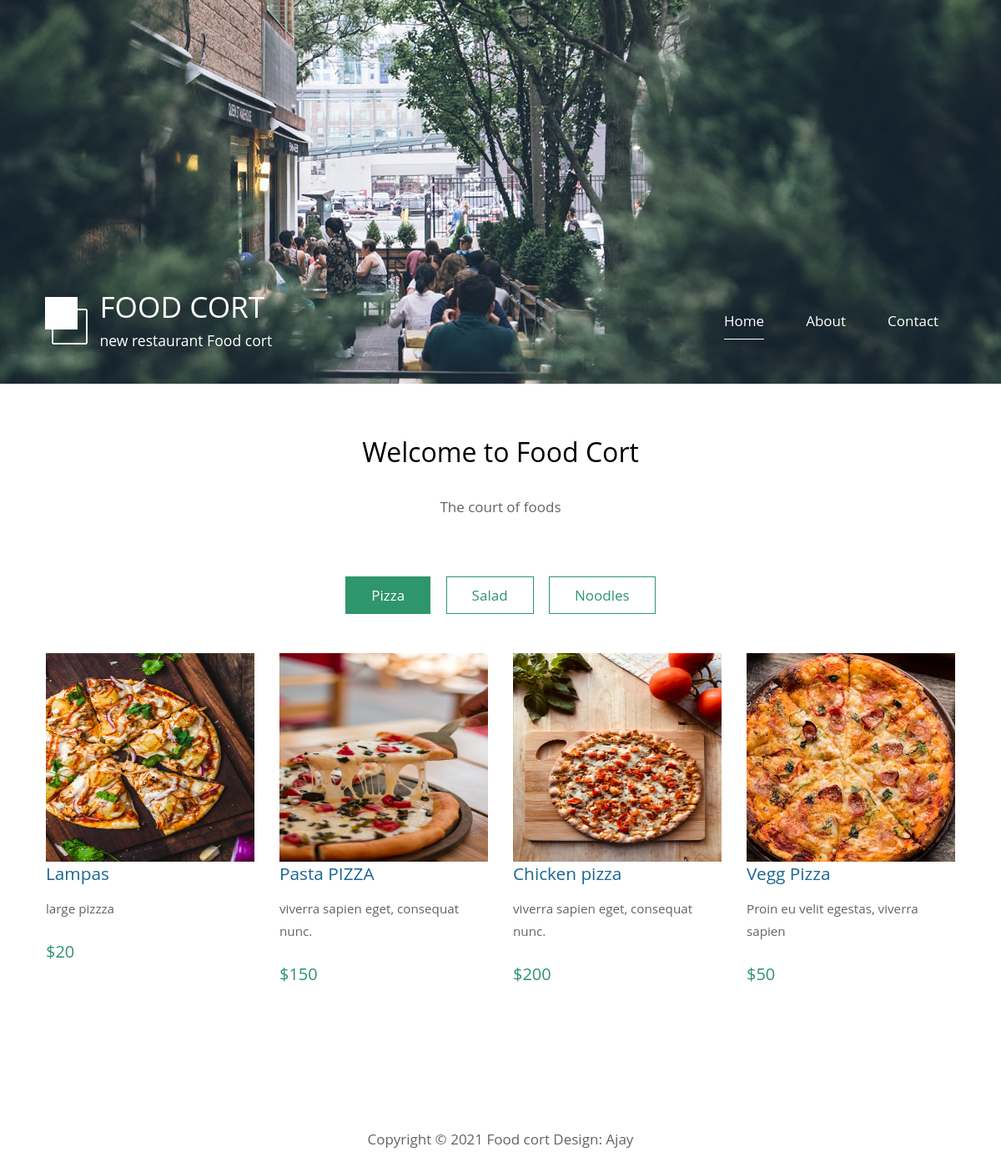
The page / on the database its author committed.
### newapp/models.py (models this page shows)
class food(models.Model):
    name=models.CharField(max_length=50)
    img=models.ImageField(upload_to='foods')
    desc=models.TextField()
    price=models.IntegerField()

### newapp/views.py (the view)
# urls.py: url('^$',views.fun,name='fun')
def fun(request):
    obj=food.objects.all()
    return render(request,"index.html",{'results':obj})

### templates/index.html (shortened to what this page needs)
{% load static %}
<html>
<head>
	<link href="{% static 'css/templatemo-style.css'%}" rel="stylesheet" />
</head>
<body>
	<div class="container">
		<div class="placeholder">
			<div class="parallax-window" data-parallax="scroll" data-image-src="img/simple-house-01.jpg">
				<div class="tm-header">
					<div class="row tm-header-inner">
						<div class="col-md-6 col-12">
							<img src="{% static 'img/simple-house-logo.png'%}" alt="Logo" class="tm-site-logo" />
							<div class="tm-site-text-box">
								<h1 class="tm-site-title">FOOD CORT</h1>
								<h6 class="tm-site-description">new restaurant Food cort</h6>
							</div>
						</div>
						<nav class="col-md-6 col-12 tm-nav">
							<ul class="tm-nav-ul">
								<li class="tm-nav-li"><a href="index.html" class="tm-nav-link active">Home</a></li>
								<li class="tm-nav-li"><a href="about.html" class="tm-nav-link">About</a></li>
								<li class="tm-nav-li"><a href="contact.html" class="tm-nav-link">Contact</a></li>
							</ul>
						</nav>
					</div>
				</div>
			</div>
		</div>
        <main>
			<header class="row tm-welcome-section">
				<h2 class="col-12 text-center tm-section-title">Welcome to Food Cort</h2>
				<p class="col-12 text-center">The court of foods</p>
			</header>
            <div class="tm-paging-links">
				<nav>
					<ul>
						<li class="tm-paging-item"><a href="#" class="tm-paging-link active">Pizza</a></li>
						<li class="tm-paging-item"><a href="#" class="tm-paging-link">Salad</a></li>
						<li class="tm-paging-item"><a href="#" class="tm-paging-link">Noodles</a></li>
					</ul>
				</nav>
			</div>
            <div class="row tm-gallery">
				<div id="tm-gallery-page-pizza" class="tm-gallery-page">
					{% for result in results %}
					   <div class="col-lg-3 col-md-4 col-sm-6 col-12 tm-gallery-item">
						   <figure>
							   <img src={{result.img.url}} align="center" alt="" height="250" width="250"/>
							     <figcaption>
								    <h4 class="tm-gallery-title">{{result.name}}</h4>
								    <p class="tm-gallery-description">{{result.desc}}</p>
								    <p class="tm-gallery-price">${{result.price}}</p>
							     </figcaption>
						   </figure>
					   </div>
					{% endfor %}
			    </div>
		</main>
		<footer class="tm-footer text-center">
			<p>Copyright &copy; 2021 Food cort
				Design: Ajay</p>
		</footer>
	</div>
</body>
</html>

### static/css/templatemo-style.css (style rules this page uses)
ul, nav, body, h1, h2, h4, h6, p, figure { margin: 0; padding: 0; }
a, button { transition: all 0.3s ease; }
html { box-sizing: border-box; -ms-overflow-style: scrollbar; }
*, *::before, *::after { box-sizing: inherit; }
.container { width: 100%; max-width: 1200px; margin-right: auto; margin-left: auto; }
.row { display: -ms-flexbox; display: flex; -ms-flex-wrap: wrap; flex-wrap: wrap; margin-left: -15px; margin-right: -15px; }
.col-lg-3, .col-lg-4, .col-lg-6, .col-md-4, .col-md-6, .col-sm-6, .col-12 { position: relative; width: 100%; padding-right: 15px; padding-left: 15px; }
.col-12 { -ms-flex: 0 0 100%; flex: 0 0 100%; max-width: 100%; }
@media (min-width: 576px) { .col-sm-6 { -ms-flex: 0 0 50%; flex: 0 0 50%; max-width: 50%; } }
@media (min-width: 768px) { .col-md-4 { -ms-flex: 0 0 33.333333%; flex: 0 0 33.333333%; max-width: 33.333333%; } }
@media (min-width: 768px) { .col-md-6 { -ms-flex: 0 0 50%; flex: 0 0 50%; max-width: 50%; } }
@media (min-width: 992px) { .col-lg-3 { -ms-flex: 0 0 25%; flex: 0 0 25%; max-width: 25%; } }
.text-center { text-align: center; }
body { font-family: 'Open Sans', Arial, sans-serif; font-size: 17px; background-color: #ccc; overflow-x: hidden; }
.container { background-color: white; }
p, address { color: #626364; line-height: 1.8; }
.placeholder { width: 100%; min-height: 460px; background-color: #556E5B; }
.parallax-window { min-height: 460px; background: transparent; position: relative; }
.tm-header { position: absolute; bottom: 0; left: 0; width: 100%; color: white; z-index: 1000; }
.tm-header-inner { padding: 40px 50px; }
.tm-site-logo { display: inline-block; margin-right: 5px; }
.tm-site-text-box { display: inline-block; }
.tm-site-title { font-size: 2.2rem; font-weight: 400; margin-bottom: 5px; }
.tm-site-description { font-size: 1.1rem; font-weight: 400; }
.tm-nav { text-align: right; margin-top: 30px; }
.tm-nav-ul { display: flex; justify-content: flex-end; }
.tm-nav-li { list-style: none; display: block; margin-bottom: 0; padding-right: 25px; padding-left: 25px; }
.tm-nav-link { color: white; text-decoration: none; padding-bottom: 10px; }
.tm-nav-link.active, .tm-nav-link:hover { border-bottom: 1px solid white; }
.tm-welcome-section { margin: 60px auto; max-width: 655px; }
.tm-section-title { font-size: 2rem; font-weight: 400; margin-bottom: 30px; }
.tm-gallery { margin-bottom: 80px; }
.tm-gallery-page { max-width: 280px; margin-left: auto; margin-right: auto; display: -ms-flexbox; display: flex; -ms-flex-wrap: wrap; flex-wrap: wrap; }
.tm-gallery-description { font-size: 0.95rem; }
@media (min-width: 576px) { .tm-gallery-page { max-width: 560px; } }
@media (min-width: 768px) { .tm-gallery-page, .tm-section, .tm-container-inner, .tm-container-inner-2 { max-width: 840px; } }
@media (min-width: 992px) { .tm-gallery-page, .tm-section { max-width: 1120px; } }
.tm-gallery-item { max-width: 280px; }
.tm-gallery-title { font-size: 1.3rem; font-weight: 400; color: #1A6692; margin-bottom: 15px; }
.tm-gallery-description { margin-bottom: 20px; }
.tm-gallery-price { font-size: 1.25rem; color: #2F956D; margin-bottom: 60px; }
.tm-paging-links { text-align: center; margin-bottom: 40px; }
.tm-paging-item { list-style: none; display: inline-block; border: 1px solid #2F956D; margin: 7px; }
.tm-paging-link { padding: 10px 30px; display: flex; align-items: center; justify-content: center; text-decoration: none; color: #2F956D; background-color: transparent; }
.tm-paging-link.active, .tm-paging-link:hover { background-color: #2F956D; color: white; }
.tm-footer { padding: 25px 15px; margin-top: 40px; }

### rows shown on the page
food: img (picture), name "Lampas", desc "large pizzza", price "20"
food: img (picture), name "Pasta PIZZA", desc "viverra sapien eget, consequat nunc.", price "150"
food: img (picture), name "Chicken pizza", desc "viverra sapien eget, consequat nunc.", price "200"
food: img (picture), name "Vegg Pizza", desc "Proin eu velit egestas, viverra sapien", price "50"
